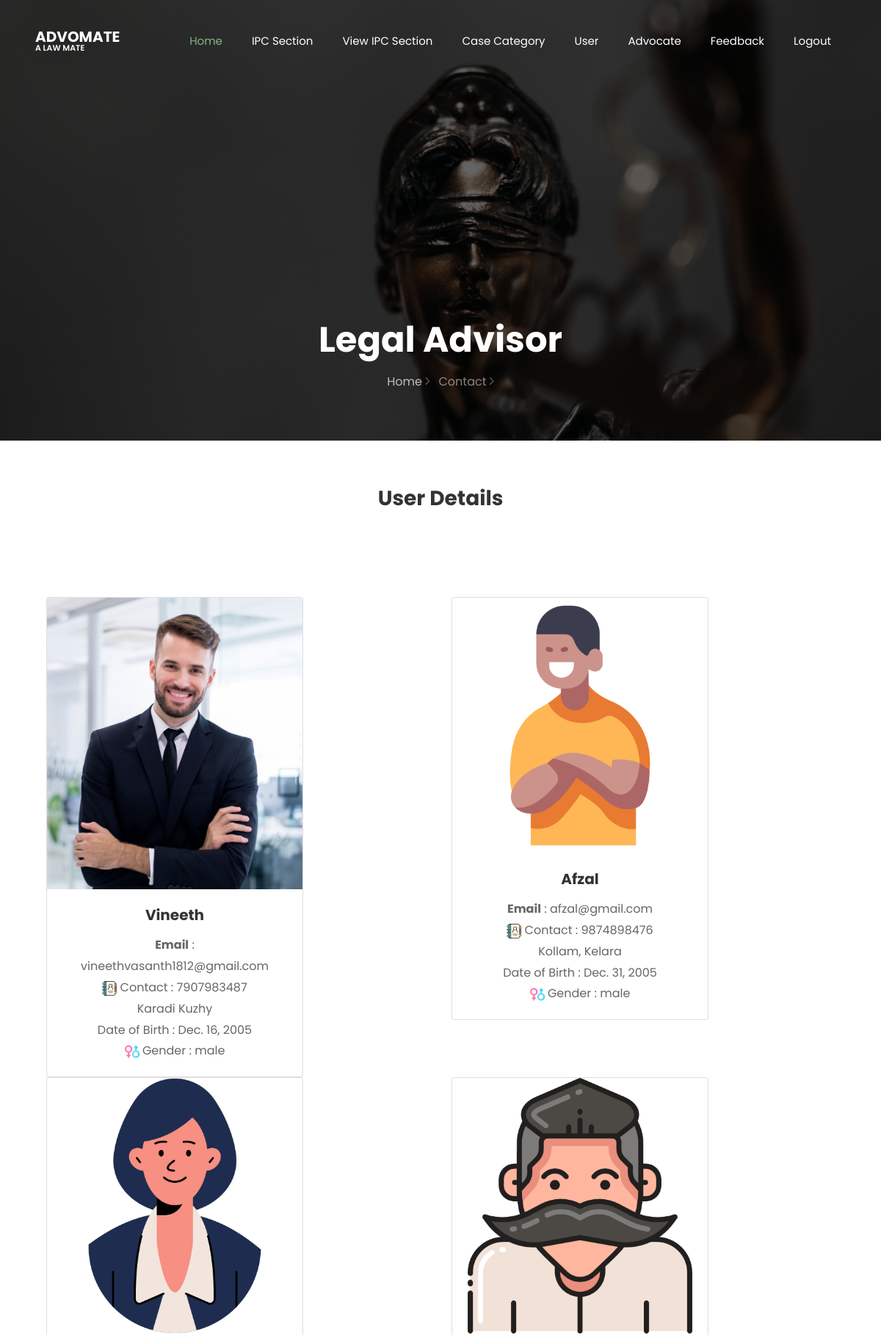
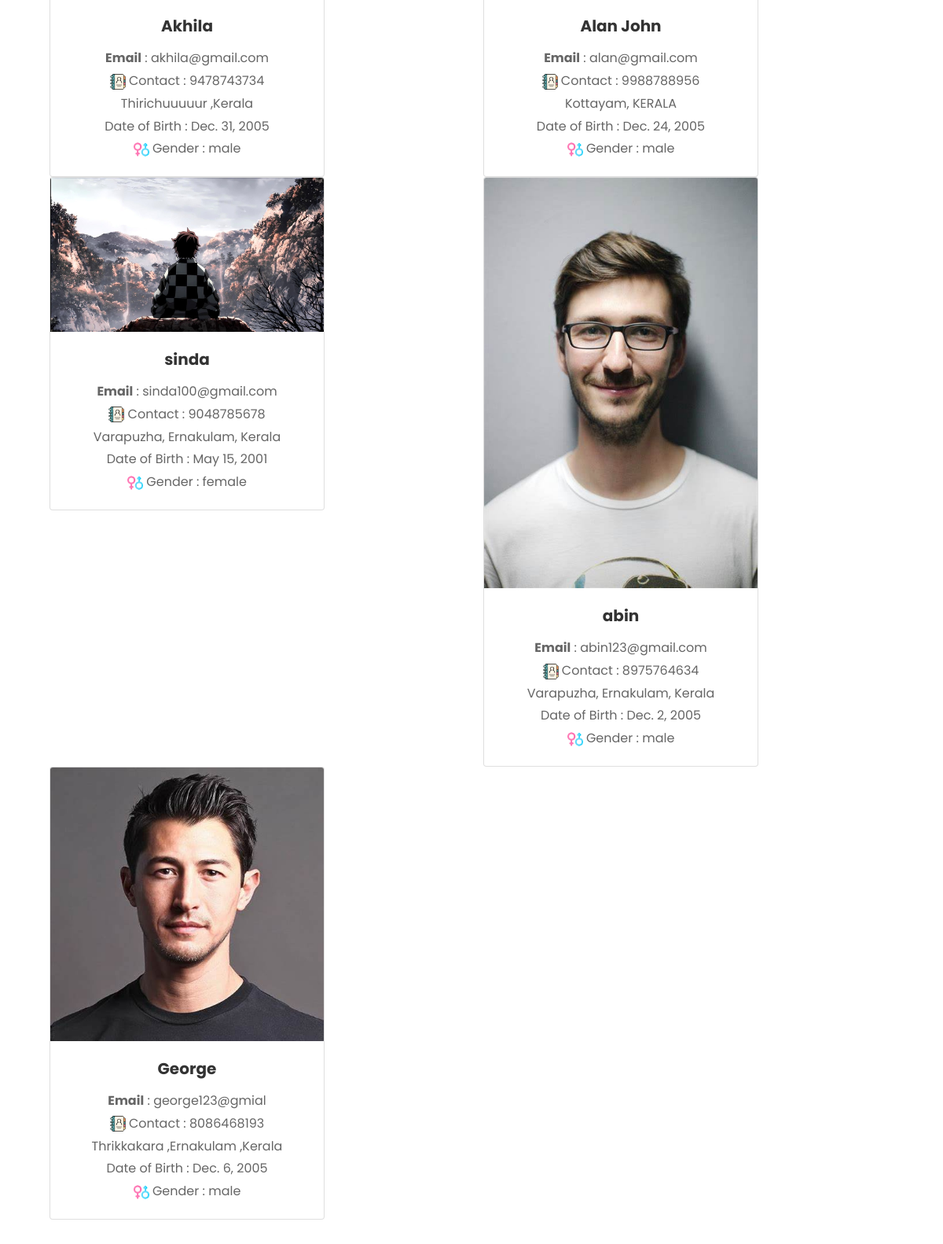
The app's page /admviewusers/ (upper part) with its own data (2 pictures, top to bottom).
### myapp/models.py (models this page shows, shortened)
class UserRegistration(models.Model):
    name = models.CharField(max_length=100, null=True)
    email = models.EmailField(max_length=100, null=True)
    phone = models.IntegerField(null=True, blank=True)
    address = models.CharField(max_length=300, null=True)
    dob = models.DateField()
    gender = models.CharField(max_length=100)
    image = models.ImageField(null=True, upload_to="profile")
    loginid = models.ForeignKey(Login, on_delete=models.CASCADE, null=True)
    Account_no=models.IntegerField(null=True,blank=True)
    pin_no=models.IntegerField(null=True,blank=True)
    district= models.CharField(max_length=100, null=True)
    aadhaar= models.CharField(max_length=100, null=True)

### myapp/views.py (the view)
# urls.py: path('admviewusers/',views.admviewusers),
def admviewusers(request):
    view = UserRegistration.objects.all()
    return render(request, "Admins/users.html", {"view": view})

### templates/Admins/users.html (shortened to what this page needs)
{% extends 'Admins/common.html' %}
{% load static %}
{% block header %}
<br><br>
<center><h3><b>User Details</b></h3> </center>
<br><br>
<div class="row m-5">
    {% for i in view %}
    <div class="col">
        <div class="card" style="width: 350px;">
            <img src="../static/media/{{i.image}}"  class="card-img-top" alt="...">
            <div class="card-body">
                <center>
                    <h5 class="card-title"><b>{{i.name}}</b></h5>
                    <p class="card-text"><b>Email</b> : {{i.email}} <br> <img src="/static/image/contacts.png" width="20px" alt=""> Contact : {{i.phone}} <br>{{i.address}} <br>Date of
                        Birth : {{i.dob}} <br> <img src="/static/image/gender.png" width="20px"> Gender : {{i.gender}}</p>
                </center>
            </div>
        </div>
    </div>
    {% endfor %}
</div>
{% endblock %}

### records on screen
UserRegistration: image (picture), name "Vineeth", email "vineethvasanth1812@gmail.com", phone "7907983487", address "Karadi Kuzhy", dob "Dec. 16, 2005", gender "male"
UserRegistration: image (picture), name "Afzal", email "afzal@gmail.com", phone "9874898476", address "Kollam, Kelara", dob "Dec. 31, 2005", gender "male"
UserRegistration: image (picture), name "Akhila", email "akhila@gmail.com", phone "9478743734", address "Thirichuuuuur ,Kerala", dob "Dec. 31, 2005", gender "male"
UserRegistration: image (picture), name "Alan John", email "alan@gmail.com", phone "9988788956", address "Kottayam, KERALA", dob "Dec. 24, 2005", gender "male"
UserRegistration: image (picture), name "sinda", email "sinda100@gmail.com", phone "9048785678", address "Varapuzha, Ernakulam, Kerala", dob "May 15, 2001", gender "female"
UserRegistration: image (picture), name "abin", email "abin123@gmail.com", phone "8975764634", address "Varapuzha, Ernakulam, Kerala", dob "Dec. 2, 2005", gender "male"
UserRegistration: image (picture), name "George", email "george123@gmial", phone "8086468193", address "Thrikkakara ,Ernakulam ,Kerala", dob "Dec. 6, 2005", gender "male"
